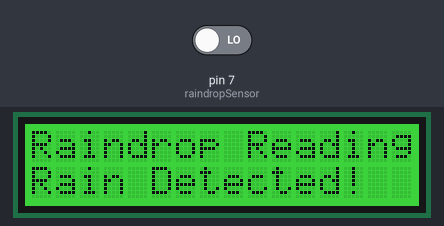
The sketch below on a simulated Arduino Uno, built with avr-gcc and run on an emulated ATmega328P. On the bench: 16×2 character LCD. The inputs (shaded band) are chosen by the test bench; at power-on: pin 7 (raindropSensor) LOW.

Above: at 1.2 s.
1.3 s: pin 7 (raindropSensor) driven HIGH
At 2.2 s:
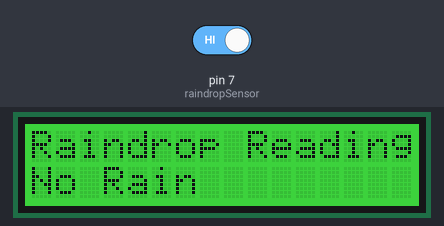
5.8 s: pin 7 (raindropSensor) driven LOW
At 6.9 s:
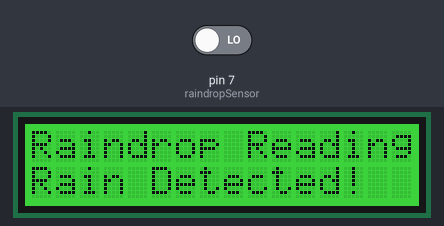
Timing chart, 0 to 8.3 s (numbered marks = the images above; inputs shaded):
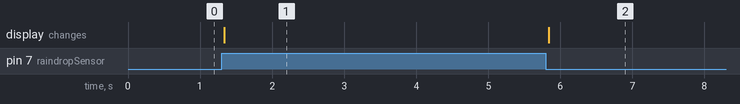

Measured:
- after the input at 1.3 s, the display: changes at once (image 1)
- after the input at 5.8 s, the display: changes at once (image 2)

The sketch:

RaindropTester.ino
```cpp
#include <rgb_lcd.h>

const int raindropSensor = 7;
const int colorR = 0;
const int colorG = 200;
const int colorB = 0;

rgb_lcd lcd;
bool running = true;

void setup() {
  Serial.begin(9600);

  lcd.begin(16, 2);
  lcd.setRGB(colorR, colorG, colorB);

  pinMode(raindropSensor, INPUT);


}

void loop() {

  // Check for incoming serial data
  if (Serial.available() > 0) {
    String command = Serial.readStringUntil('\n'); // Read until newline character
    command.trim(); // Remove any extra whitespace

    // If the command is "stop", set running to false
    if (command.equalsIgnoreCase("stop")) {
      running = false;
      Serial.println("Stopping moisture readings...");
    }
    // If the command is "start", resume readings
    else if (command.equalsIgnoreCase("start")) {
      running = true;
      Serial.println("Resuming moisture readings...");
    }
  }

  if (running) {
    lcd.setCursor(0,0);
    lcd.print("Raindrop Reading:");

    lcd.setCursor(0, 1);
    if(digitalRead(raindropSensor) == 1) {
      lcd.print("No Rain                ");
    } else {
      lcd.print("Rain Detected!         ");
    }
    delay(50);
  }
}
```
